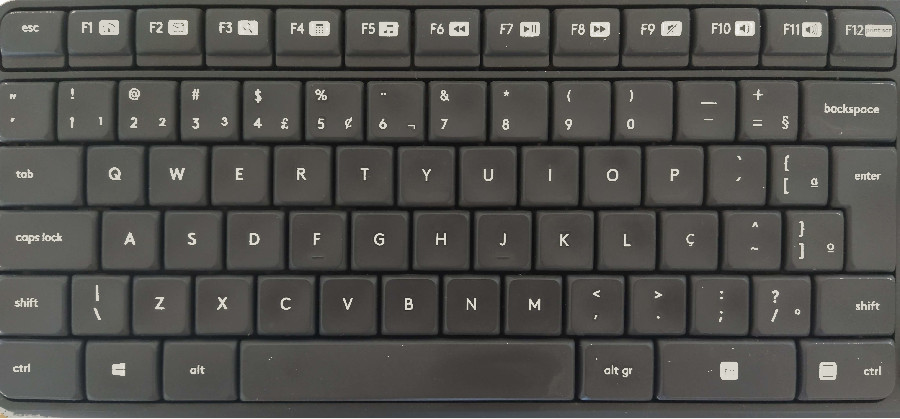
#> input picture imagens/teclado.png, 900 x 419 px
$ jupyter execute 04-segmentacao.ipynb
#> lines starting #> are read from the running program, lines starting #| are printed output that depends on the picture; after the words box and inside, x2 and y2 are one past the last pixel; in counts of white or black regions, pixels touching at a corner belong together
# 04 - Segmentação

Nesta aula iremos aprender como realizar a segmentação de imagens com OpenCV

O conceito de segmentação de uma imagem consiste em dividir a imagem em áreas de interesse. Existem várias técnicas e aprimoramentos para executar este passo. O objetivo desta aula é mostrar uma técnica básica inicial para segmentar uma imagem através do histograma.

Para sementar o primeiro passo é calcular o histograma. Neste exemplo iremos calcular o histograma da foto de um teclado, vamos mostrar a imagem do teclado:

[cell 1]
import cv2
import matplotlib.pyplot as plt

img = cv2.imread('imagens/teclado.png',cv2.IMREAD_GRAYSCALE)
#> img: shape (419, 900); min 5, max 254, mean 78.5
plt.imshow(cv2.cvtColor(img, cv2.COLOR_BGR2RGB))
plt.show()

Analisando a imagem do teclado, notamos 3 regiões que podem ser separadas na imagem, a primeira região são os contornos e itersecções das teclas, que estão bem escuros, e provavelmente formarão no histograma uma **moda**. Outra região que podemos destacar são as teclas que tem uma cor cinza e que representa a maior parte da imagem e provavelmente estará agrupado em uma segunda **moda**. E por fim temos as letras, que representam uma parte muito pequena da imagem e que formarão uma terceira **moda**. Para comprovar, vamos para o histograma:

[cell 2]
plt.hist(img.ravel(),256,[0,256])
plt.show()
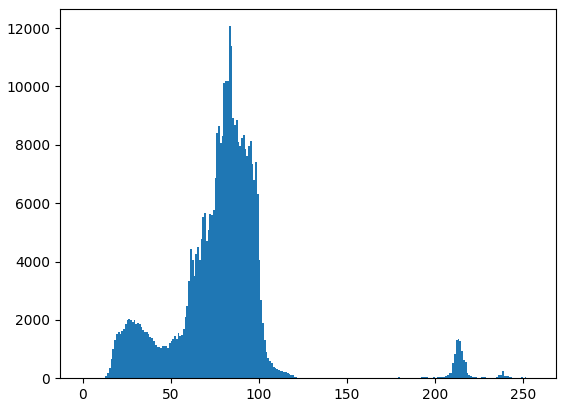
#> figure drawn by matplotlib, 1 panel; tallest bar 12067 high, from x = 83 to 84

As letras estão na cor branca, logo elas devem ser um valor próximo de 255. Analisando o histograma notamos que existem dois vales (uma parte mais baixa), um próximo do 45, e outro próximo mais ou menos em 150. Vamos utilizar estes valores para realizar a limiarização.

A limiarização pode ser realizada com a função `cv2.threshold()` da biblioteca OpenCV:
```python
cv2.threshold(<variavel da imagem>, <valor do limiar>, <valor maximo>, <tipo de limiarização>)
```

Primeiro vamos segmentar a imagem no primeiro vale de 45:

[cell 3]
img_limiarizada1 = cv2.threshold(img, 45, 255, cv2.THRESH_BINARY)[1]
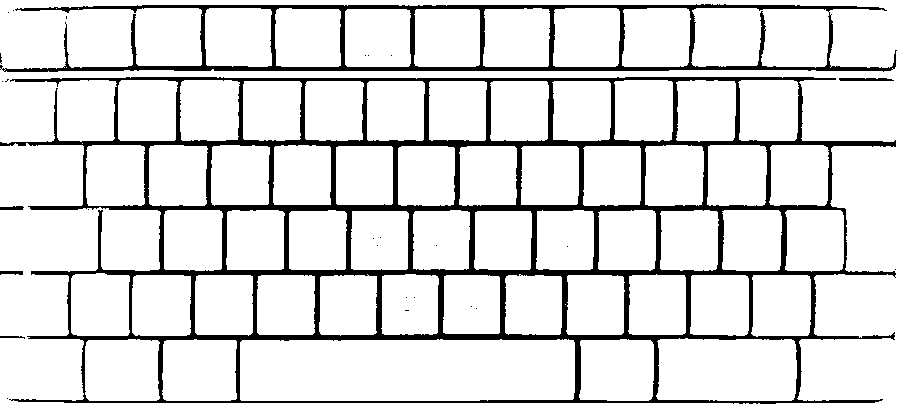
#> img_limiarizada1: shape (419, 900); 87.7% white; 28 black regions (22 under 20 px), largest, box (x1, y1, x2, y2) and area: (0, 77, 896, 404) 36854, (0, 4, 897, 72) 9265, (839, 78, 894, 81) 152, (0, 206, 24, 210) 79, (0, 271, 23, 275) 75, (0, 336, 25, 339) 47
plt.imshow(cv2.cvtColor(img_limiarizada1, cv2.COLOR_BGR2RGB))
plt.show()

Agora vamos utilizar o segundo vale de 150:

[cell 4]
img_limiarizada2 = cv2.threshold(img, 150, 255, cv2.THRESH_BINARY)[1]
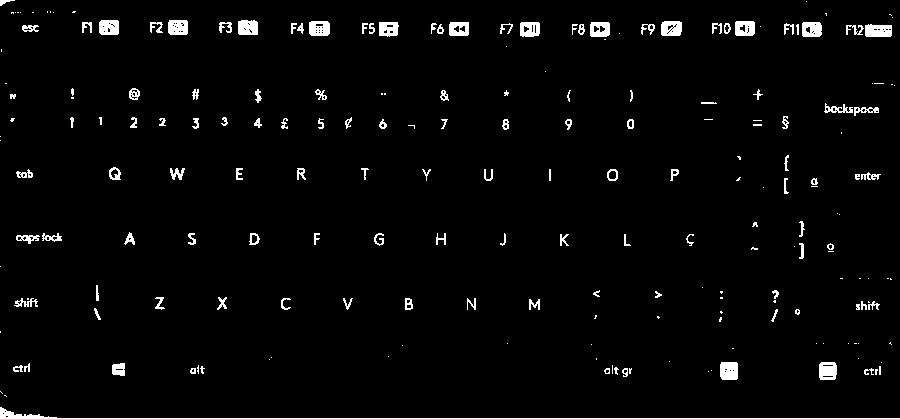
#> img_limiarizada2: shape (419, 900); 2.8% white; 211 white regions (91 under 20 px), largest, box (x1, y1, x2, y2) and area: (0, 407, 900, 419) 1120, (865, 24, 892, 37) 314, (720, 362, 738, 380) 311
plt.imshow(cv2.cvtColor(img_limiarizada2, cv2.COLOR_BGR2RGB))
plt.show()

O último parâmetro da função threshold é o tipo de limiarização, um outro exemplo podemos utilizar a limiarização invertida:
```
cv2.THRESH_BINARY_INV
```

[cell 5]
img_limiarizada3 = cv2.threshold(img, 150, 255, cv2.THRESH_BINARY_INV)[1]
plt.imshow(cv2.cvtColor(img_limiarizada3, cv2.COLOR_BGR2RGB))
plt.show()
